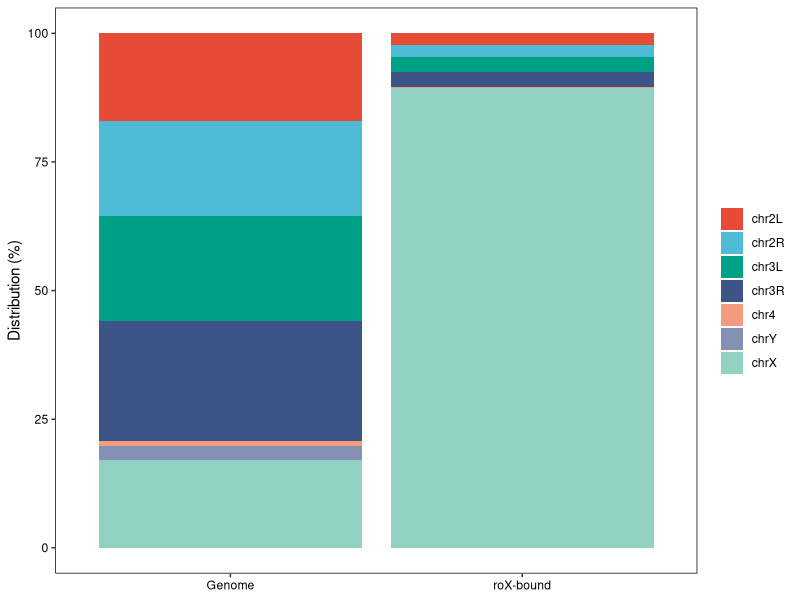

Source code (R):
#plot the chromosome distribution of roX peaks.
rm(list = ls())
library(ggplot2)
library(ggsci)
library(reshape2)
fi <- read.table('../../data/peak_distribution_data/chromosome_distribution_genome_roXpeaks.txt',sep='\t',header=T,check.names = F)
for(i in 2:3){
  #transform into percentage
  fi[,i] <- fi[,i]/sum(fi[,i]) *100
}
dat <- melt(fi,variable.name = 'factor',value.name = 'number')
dat$Chromosome <- factor(dat$Chromosome,levels = unique(dat$Chromosome))
p <- ggplot(dat,aes(x=factor,y=number,fill=Chromosome)) +
  geom_bar(stat = 'identity',position = 'stack') +
  labs(x=NULL,y='Distribution (%)',title = NULL) +
  #scale_fill_aaas() +
  scale_fill_npg() +
  theme(axis.text = element_text(color = 'black'),
        plot.background = element_blank(),legend.background = element_blank(),legend.key = element_blank(),
        panel.background = element_rect(fill = 'transparent',color = 'black'),panel.grid = element_blank(),
        legend.position = 'right',legend.title = element_blank())
print(p)
